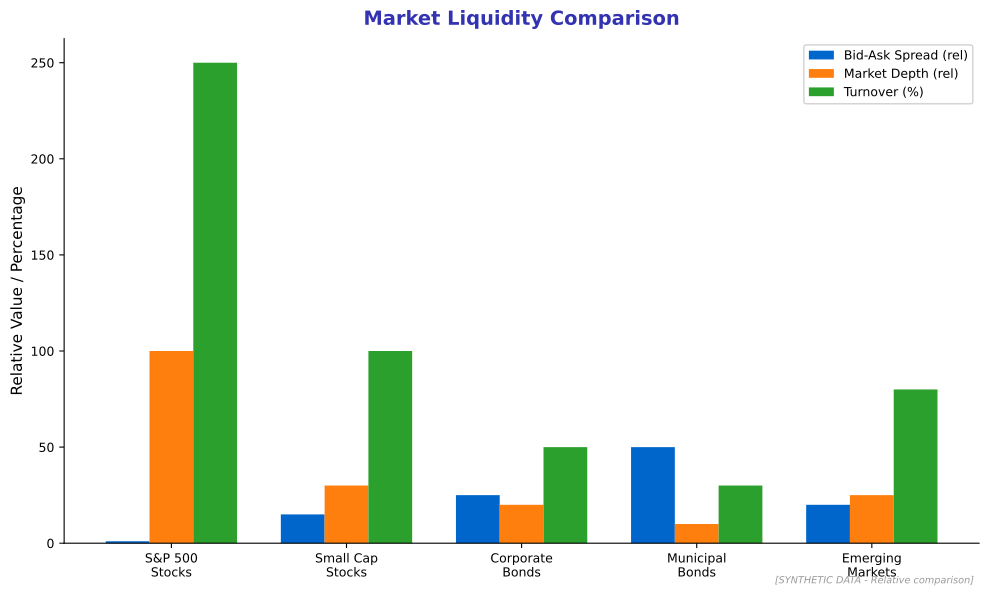

Reproduce this figure in Python.
"""
Market Liquidity Metrics Comparison
Shows liquidity across different markets

Output: liquidity_metrics.pdf
Module: module_04_traditional
Lesson: 41 - Market Microstructure
"""

from pathlib import Path
import matplotlib.pyplot as plt
import numpy as np

plt.rcParams.update({
    'font.size': 10,
    'axes.labelsize': 10,
    'axes.titlesize': 11,
    'xtick.labelsize': 9,
    'ytick.labelsize': 9,
    'legend.fontsize': 9,
    'figure.figsize': (10, 6),
    'figure.dpi': 150
})

MLPURPLE = '#3333B2'
MLBLUE = '#0066CC'
MLORANGE = '#FF7F0E'
MLGREEN = '#2CA02C'

def create_chart():
    fig, ax = plt.subplots(figsize=(10, 6))

    markets = ['S&P 500\nStocks', 'Small Cap\nStocks', 'Corporate\nBonds', 'Municipal\nBonds', 'Emerging\nMarkets']

    # Metrics (normalized to large cap US = 100)
    bid_ask = [1, 15, 25, 50, 20]  # Relative spread
    depth = [100, 30, 20, 10, 25]  # Market depth
    turnover = [250, 100, 50, 30, 80]  # Annual turnover %

    x = np.arange(len(markets))
    width = 0.25

    ax.bar(x - width, bid_ask, width, label='Bid-Ask Spread (rel)', color=MLBLUE)
    ax.bar(x, depth, width, label='Market Depth (rel)', color=MLORANGE)
    ax.bar(x + width, turnover, width, label='Turnover (%)', color=MLGREEN)

    ax.set_ylabel('Relative Value / Percentage', fontsize=11)
    ax.set_title('Market Liquidity Comparison', fontsize=14,
                 fontweight='bold', color=MLPURPLE, pad=10)

    ax.set_xticks(x)
    ax.set_xticklabels(markets)
    ax.legend(loc='upper right', framealpha=0.9)

    ax.spines['top'].set_visible(False)
    ax.spines['right'].set_visible(False)

    fig.text(0.98, 0.02, '[SYNTHETIC DATA - Relative comparison]',
             fontsize=7, color='#999999', ha='right', style='italic')

    plt.tight_layout()

    output_path = Path(__file__).parent / 'liquidity_metrics.pdf'
    plt.savefig(output_path, format='pdf', dpi=300, bbox_inches='tight')
    plt.close()
    print(f"Chart saved to: {output_path}")
    return output_path

if __name__ == '__main__':
    create_chart()
